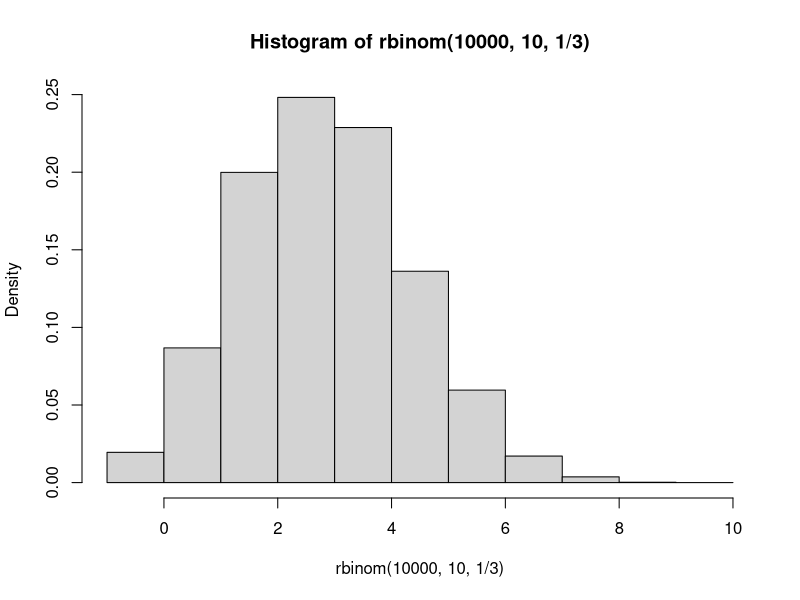
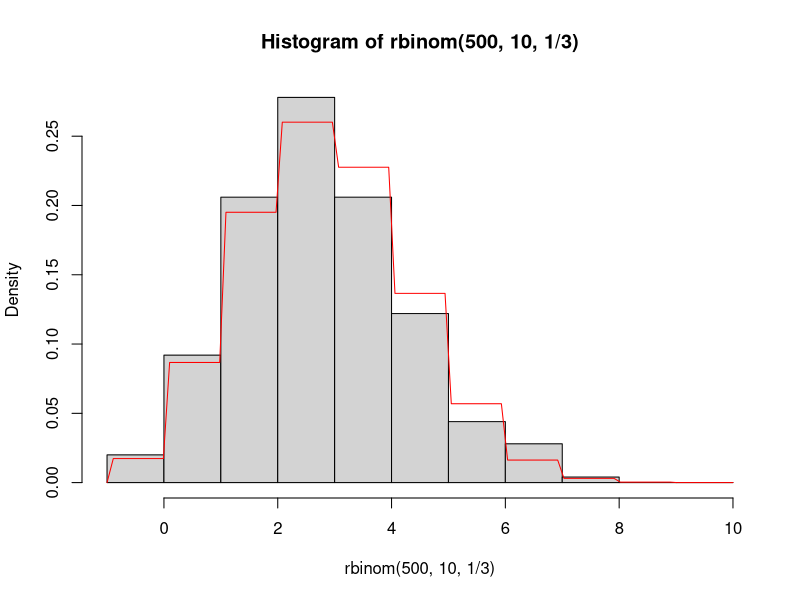

Recreate these plots in R, in order. (Note: this script raises an error after producing the figures.)
## Tutorial 3: Probability Distributions and Control Structures
## David M. Goehring 2004
## Juliet R.C. Pulliam 2008,2009
## Steve Bellan 2010, 2012

## Meaningful Modeling of Epidemiologic Data, 2012 AIMS, Muizenberg

###################################################################### 

## By the end of this tutorial you should…

## * Feel comfortable working with probability distributions 
## * Know how to use conditional structures
## * Be warned about the dangers of loop structures in R
## * Have tried your hands at synthesizing all the new material

######################################################################
## SECTION A. Probability Distributions in R
###################################################################### 

#################### 
## Probability distributions
#################### 
## So far the calculations we have been performing have been doable on
## a modern calculator, so my assertion that R will make things easier
## for you has not seen any confirmation in experience.

## In terms of solving probability problems, R does not provide many
## tools that extend too far beyond your intuition. If you want to
## know the probability of rolling two sixes on two dice you do not
## need R to tell you that 1/6 times 1/6 is 1/36. The two exceptions
## might be the functions factorial() and choose(), which only appear
## on a minority of modern calculators and which can solve a problem
## for you once you know to reach for them. These functions are
## sufficiently self-explanatory with their help files to render a
## treatment of them here unnecessary. A third exception is
## simulation, which you will try your hand at in the Benchmark
## Questions.

## Enter probability distributions. R is able to do in a few
## milliseconds what took hours of hunting in tables not 20 years
## ago. If you understand what a probability distribution is, R will
## provide four different utilities for any such distribution, as
## follows:

## * Generating individual density values or a plot of the density function
## * Generating random numbers drawn from the distribution
## * Providing cumulative probability for points along the distribution
## * Providing points along the distribution corresponding to a cumulative probability

## Each of these is an important part of the toolkit for working with
## probability distributions.

## Making the functions meet your needs 

## The different distributions have different corresponding functions
## in R, but aside from the particulars of their arguments, they 
## consist of four functions of the same general form.
 
## We will use the binomial distribution (which, you will recall, is a
## discrete distribution) as an example for each of our four methods,
## and you should be able to extend that experience to any
## distribution you like.

## As we have seen hints of before, R can generate random numbers from
## any distribution. For discrete distributions, creating a histogram
## of a large number of these values can give a quick picture of the
## distribution. To generate random numbers from the binomial
## distribution, use rbinom():

hist(rbinom(10000, 10, 1/3), freq=FALSE, breaks=-1:10)

## The arguments of rbinom() tell it how many numbers you want to
## generate, how many trials are used to generate the distribution,
## and what the probability of a success per trial is,
## respectively. The extra arguments of hist() tell it that we want it
## to give proportions rather than counts and then how to divide up
## the data into bars.

## This is an empirical estimation of the distribution. The R function
## that calculates the probability density function of the binomial
## distribution is dbinom(), and that will give the precise
## theoretical values we may need. What is the probability of having 7
## successes on 10 trials with a probability of success of 1/3?

dbinom(7,10,1/3)

## Which is the equivalent of about 1.6% of the time. By extension, we
## can generate the complete distribution with vector input to
## dbinom(), as in

dbinom(0:10,10,1/3)

## A useful application of rbinom() and dbinom() is to plot a curve of
## the density function over the histogram of observed values. For a
## discrete distribution such as this, the “curve” will be slightly
## misleading, but we will know what it means. Generating fewer random
## numbers this time,

hist(rbinom(500,10,1/3), freq=FALSE, breaks=-1:10)

curve(dbinom(ceiling(x), 10, 1/3), add=TRUE, col="red")

## The argument ceiling(x) resolves the fact that the x-values on the
## plot are continuous, not discrete. The correction is not needed for
## continuous distributions.

## Alternatively, you may use a paired histogram for comparing
## simulations to predicted densities for discrete distributions. The
## visualization used here is less elegant for discrete distributions
## but is more easily extended to continuous distributions.

## Using dbinom() to calculate cumulative probabilities for discrete
## distributions would be tedious, and we cannot calculate the
## cumulative probabilities using the equivalent density values from a
## continuous distribution (because it requires integration). The
## solution in R is to use a function, such as pbinom() for the
## binomial distribution, that calculates the cumulative density
## function (c.d.f.), that is, the function F (which here takes
## integer values).

# F(x) = P(X <= x)

## As a quick example, what is the probability of getting 2 or less
## with our chosen binomial distribution?

pbinom(2, 10, 1/3)

## The last function we need in our probability-distribution toolkit
## is qbinom(), the R function that calculates the inverse cumulative
## density function, F-1 of the binomial distribution The c. d. f. and
## the inverse c. d. f. are related by
 
# p = F(x)
# x = F^-1(p)

## As a quick example, where is the 80% threshold in the cumulative
## probability distribution?

qbinom(.8, 10, 1/3)

## The c. d. f. and inverse c. d. f. are particularly useful when
## performing statistical tests.

## I do not know why the R language chose such counter-intuitive
## naming practices for its probability distribution functions. But
## let’s have some mnemonics:

# Function                                  Prefix    Mnemonic 
#
# random numbers from dist.          r      random
# density of distribution                  d      density
# cumulative probability                  p      probability (is output)
# inverse cumulative probability      q      qumulative (with an “inversed “c”)

## Feel free to remember them in any way you like, of course.

#################### 
## Probability distributions galore
####################
## You may not be familiar with all of these distributions, but this
## list should prove helpful for future reference. Keep in mind that
## some of these distributions are continuous and some are discrete –
## this will affect the allowed inputs of the functions.

# Beta pbeta() qbeta() dbeta() rbeta() 
# Binomial pbinom() qbinom() dbinom() rbinom() 
# Cauchy pcauchy() qcauchy() dcauchy() rcauchy()
# Chi-square pchisq() qchisq() dchisq() rchisq()
# Exponential pexp() qexp() dexp() rexp()
# F pf() qf() df() rf()
# Gamma pgamma() qgamma() dgamma() rgamma()
# Geometric pgeom() qgeom() dgeom() rgeom()
# Hypergeometric phyper() qhyper() dhyper() rhyper()
# Logistic plogis() qlogis() dlogis() rlogis() 
# Log Normal plnorm() qlnorm() dlnorm() rlnorm()
# Negative Binomial pnbinom() qnbinom() dnbinom() rnbinom()
# Normal pnorm() qnorm() dnorm() rnorm()
# Poisson ppois() qpois() dpois() rpois()
# Student t pt() qt() dt() rt()
# Uniform punif() qunif() dunif() runif()

###################################################################### 
## SECTION B. Control structures
###################################################################### 
## Now that you have gotten your proverbial feet wet by composing your
## own functions, you are ready to learn how to make your functions
## (or your scripts) more powerful by using control structures. The
## two main varieties of control structures are conditional structures
## and loop structures, but more important than what they are called
## is what they do…


## The semicolon allows, ;, allows you to put two or more commands
## together on a single line. The commands will be executed
## sequentially, just as if they had been written on separate lines.
## The best use of the semicolon is probably to combine lists of
## assignments into a single line, such as,

x <- 8; y <- 4; z <- 3
c(x, y, z) 

## Using the semicolon in this way will condense your code
## and make it look cleaner. In most situations, though, clarity is
## more important than compactness, so in general it is best not to
## string long lists of commands together on a single line using
## semicolons. Remember that the amount of whitespace (such as spaces,
## indentation, and empty lines) in your code will not affect its
## efficiency and that adding whitespace (and comments!) will often
## make your code easier to follow.


## Conditional structures

## “If you are under the age of 6, you cannot ride this ride.”

## “If you are available Friday night, please give me your number.”

## Needless to say, we are all familiar with conditional structures in
## casual speech, and conditional structures in R are not much
## different.

## The command ''if'' initiates a conditional structure. (Like function,
## it looks like a function, but is not a function.) What comes in
## parentheses after if is an expression of the condition that must be
## met for the remaining code to be executed. That is, it is a logical
## expression (meaning it should evaluate to TRUE or FALSE) which if
## TRUE tells R to execute the next line (or set) of code.

## A silly, but fully functional, example:

age <- 19

if(age >= 6){ can.ride <- TRUE }

can.ride

## Here we obviously know the result before we start, but in a
## (just-slightly-less silly) function, we would not:

ride.test <- function(age)
  {
    can.ride <- FALSE
    if(age >= 6){ can.ride <- TRUE }
    return(can.ride)
  }

ride.test(5)

ride.test(65)

## Note that the curly brackets, {}, play the same role as for
## conditional statements as they do for the function construct: they
## allow multi-line procedures. They can also make your code easier to
## follow, even for single-line procedures.

## As an aside, the above function can (and perhaps should) be written
## more simply as

ride.test <- function(age){ return(age >= 6) }

## The conditional structure becomes important when you want different
## functions or operations to be performed depending on some
## condition. This is something that you will often want.

## As an example, consider a function that measures central
## tendency. But while you want to avoid the influence of extremely
## large values by using the median you want to forgo it on very small
## samples, replacing it with the mean. Let us say if we have fewer
## than 10 measurements in our sample we want to resort to the mean:

central.tend <- function(x)
  {                                     
    my.answer <- median(x)
    if(length(x) < 10){my.answer <- mean(x)}
    return(my.answer)
}

central.tend(c(1,1,3))

## This last example may have raised a red flag about efficiency – I
## determined the median of the data regardless of whether this value
## will ultimately be used in my output. Here, the cost is
## exceptionally low, because that calculation will only be irrelevant
## if there are fewer than 10 items in the vector, in which case it
## took trivially long to execute. But, you can see where there might
## be a problem.

## One solution is to create separate if statements for each
## condition, such as:

# if(x < 0) #followed by what should happen if x < 0

# if(x = 0) #followed by what should happen if x = 0

# if((x > 0) & (x < 1)) # followed by what should happen if x is between 0 and 1, exclusive

# if(x >= 1)                  # followed by what should happen if x >= 1

## Note that defining conditions which are not mutually exclusive may
## make your code hard to follow and therefore render your results
## unpredictable without detailed examination.

## Another solution, particularly useful for binary (either-or) cases,
## is to use the command else, which follows the if procedure and
## gives what to do if your conditional expression evaluates to
## FALSE. If you are careful about your use of brackets, you can nest
## if and else commands to create more complicated conditional
## structures.


## There are two potential big errors that may occur in implementing a
## conditional structure. One occurs if the conditional expression
## evaluates to NA or NaN – try this out yourself:

if(Inf-Inf>0){ x <- 5 }

## To make sure that your if statements don’t abort like this, use the
## is.na() function as necessary.  The second big mistake that you can
## make is assuming that R will act on the elements of a conditional
## expression that is a vector. Try this:

if(c(T,F,F)){1+1}

## As the warning that is generated indicates, R will ignore all but
## the first element of the vector. On reflection, this makes sense
## because R wouldn’t know what to do with a vector of logical values
## – the if statement has no inputs or outputs, just a conditional
## procedure. In other words, you shouldn’t expect the if statement to
## behave like a function because it isn’t one.

#################### 
## Loop structures
#################### 
## R employs a number of common loop structures familiar to those of
## you with some programming experience. However, those of you without
## programming experience may actually have an edge here.

## The reason is that, in general, in mathematical programming it is
## much more efficient to perform what traditionally has been done
## with programming loops using vector calculations. You have already
## seen the basic methods used to replace loop structures, such as the
## sapply() function.

######################################################################
######################################################################

## This concludes Tutorial III. The benchmark questions should help
## solidify your understanding of the material.

## The probability-distribution section of this tutorial was aided by
## information available at
## http://www.stat.umn.edu/geyer/5102/examp/rlook.html.


###################################################################### 
## SECTION C. Benchmark Questions
###################################################################### 

#################### 
## 1. The standard medication used to treat some disease is known to
## produce a severe side effect on 20% of the patients treated. A
## pharmaceutical company develops a new drug to treat the disease and
## tests it on 9 patients. There are no side effects observed in these
## patients. 

## a. What is the probability of treating 9 patients without side
## effects using the standard medication?

## b. Generate a plot of the probability of observing no side effects
## in patients receiving treatment, as a function of the number of
## patients in the study, assuming the new drug causes the severe side
## effect with the same probability as the old.

## c. Add a horizontal red line at p = 0.025, visually depicting the
## number of patients minimally required for a study to show that the
## new medication produces side effects in fewer patients than the
## standard treatment (traditional statistical significance).

#################### 

#################### 
## 2. Re-do the suite of calculations and plots found in the Tutorial
## using the Poisson distribution (with lambda = 3) rather than the
## binomial distribution. (Hint: Make sure the histogram has an
## appropriate range with breaks.)
####################
